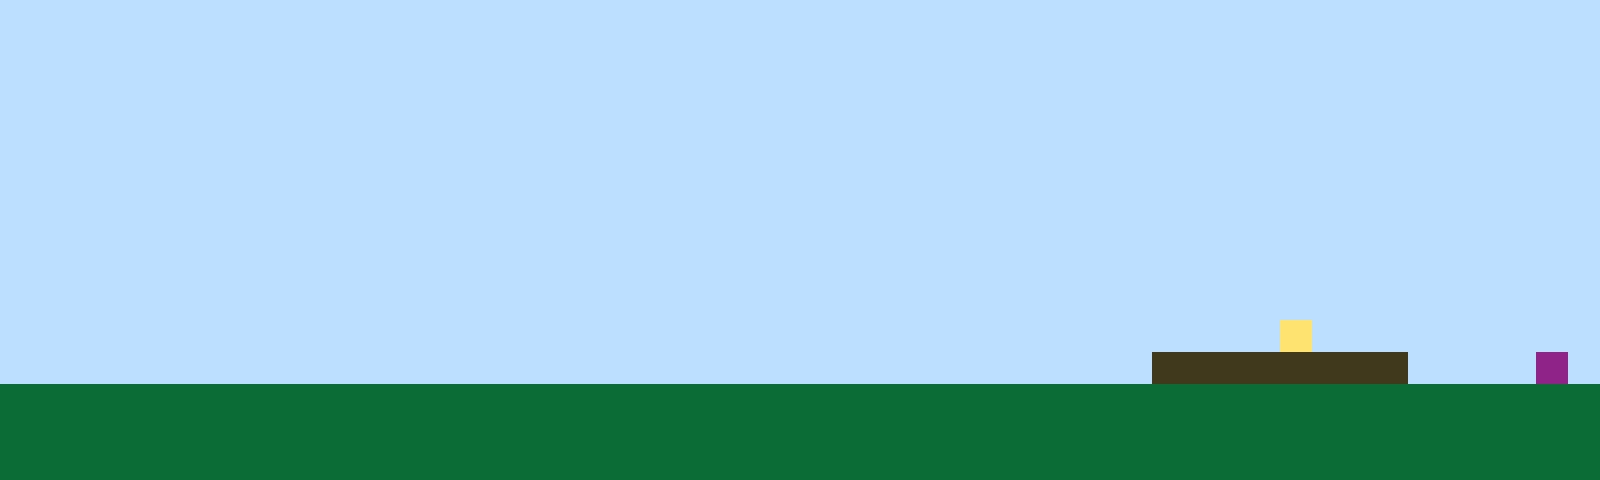

A level layout from a 2D game, rendered from its tile map. Below: a short description, then the map file with its tile-grid data intact:
An orthogonal 50x15 tile map with 32x32 px tiles, 1 tile layer (Tile Layer 1).

<map version="1.10" tiledversion="1.11.2" orientation="orthogonal" renderorder="right-up" width="50" height="15" tilewidth="32" tileheight="32" infinite="0" nextlayerid="2" nextobjectid="1"><editorsettings><export target="map1.csv" format="csv" /></editorsettings><tileset firstgid="1" name="sprites" tilewidth="32" tileheight="32" tilecount="6" columns="3"><image source="sprites.png" width="96" height="64" /></tileset><layer id="1" name="Tile Layer 1" width="50" height="15"><data encoding="csv">1,1,1,1,1,1,1,1,1,1,1,1,1,1,1,1,1,1,1,1,1,1,1,1,1,1,1,1,1,1,1,1,1,1,1,1,1,1,1,1,1,1,1,1,1,1,1,1,1,1,1,1,1,1,1,1,1,1,1,1,1,1,1,1,1,1,1,1,1,1,1,1,1,1,1,1,1,1,1,1,1,1,1,1,1,1,1,1,1,1,1,1,1,1,1,1,1,1,1,1,1,1,1,1,1,1,1,1,1,1,1,1,1,1,1,1,1,1,1,1,1,1,1,1,1,1,1,1,1,1,1,1,1,1,1,1,1,1,1,1,1,1,1,1,1,1,1,1,1,1,1,1,1,1,1,1,1,1,1,1,1,1,1,1,1,1,1,1,1,1,1,1,1,1,1,1,1,1,1,1,1,1,1,1,1,1,1,1,1,1,1,1,1,1,1,1,1,1,1,1,1,1,1,1,1,1,1,1,1,1,1,1,1,1,1,1,1,1,1,1,1,1,1,1,1,1,1,1,1,1,1,1,1,1,1,1,1,1,1,1,1,1,1,1,1,1,1,1,1,1,1,1,1,1,1,1,1,1,1,1,1,1,1,1,1,1,1,1,1,1,1,1,1,1,1,1,1,1,1,1,1,1,1,1,1,1,1,1,1,1,1,1,1,1,1,1,1,1,1,1,1,1,1,1,1,1,1,1,1,1,1,1,1,1,1,1,1,1,1,1,1,1,1,1,1,1,1,1,1,1,1,1,1,1,1,1,1,1,1,1,1,1,1,1,1,1,1,1,1,1,1,1,1,1,1,1,1,1,1,1,1,1,1,1,1,1,1,1,1,1,1,1,1,1,1,1,1,1,1,1,1,1,1,1,1,1,1,1,1,1,1,1,1,1,1,1,1,1,1,1,1,1,1,1,1,1,1,1,1,1,1,1,1,1,1,1,1,1,1,1,1,1,1,1,1,1,1,1,1,1,1,1,1,1,1,1,1,1,1,1,1,1,1,1,1,1,1,1,1,1,1,1,1,1,1,1,1,1,1,1,1,1,1,1,1,1,1,1,1,1,1,1,1,1,1,1,1,1,1,1,1,1,1,1,1,1,1,1,1,1,1,1,1,1,1,1,1,1,1,1,1,1,1,1,1,1,1,1,1,1,1,1,1,1,1,1,1,1,1,1,1,1,1,1,1,1,1,1,1,1,1,1,1,1,1,1,1,1,1,1,4,1,1,1,1,1,1,1,1,1,1,1,1,1,1,1,1,1,1,1,1,1,1,1,1,1,1,1,1,1,1,1,1,1,1,1,1,1,1,1,1,1,1,1,1,1,3,3,3,3,3,3,3,3,1,1,1,1,6,1,2,2,2,2,2,2,2,2,2,2,2,2,2,2,2,2,2,2,2,2,2,2,2,2,2,2,2,2,2,2,2,2,2,2,2,2,2,2,2,2,2,2,2,2,2,2,2,2,2,2,2,2,2,2,2,2,2,2,2,2,2,2,2,2,2,2,2,2,2,2,2,2,2,2,2,2,2,2,2,2,2,2,2,2,2,2,2,2,2,2,2,2,2,2,2,2,2,2,2,2,2,2,2,2,2,2,2,2,2,2,2,2,2,2,2,2,2,2,2,2,2,2,2,2,2,2,2,2,2,2,2,2,2,2,2,2,2,2,2,2,2,2,2,2,2,2,2,2,2,2</data></layer></map>
